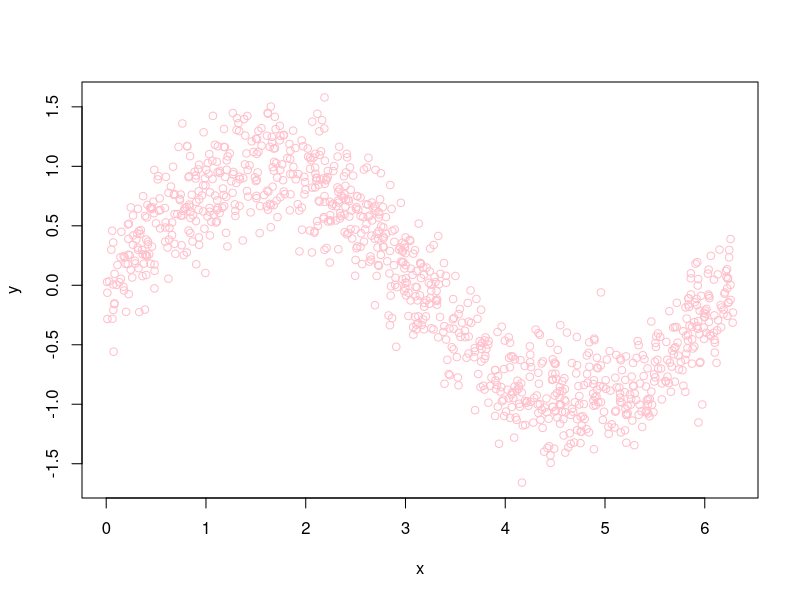

Write the R code that produced this figure.
# Data
n = 1000
set.seed(1)
x <- sort(runif(n) * 2 * pi)
y <- sin(x) + rnorm(n) / 4
data <- data.frame(y, x)
plot (x, y, col = "pink")

grid <- expand.grid(seq(from = 0.5, to = 0.8, by = 0.02), c(1, 2))

mean_rmspe <- c()

for (i in 1:nrow(grid)) {
  
  rmspe <- c()
  
  for (j in 1:50) {
    ind <- unique(sample(nrow(data), nrow(data), replace = TRUE))
    train <- data[ind,]
    val <- data[-ind,]

    model <- loess(
      y ~ x,
      control = loess.control(surface = "direct"),
      degree = grid[i, 2],
      span = grid[i, 1],
      data = train
    )
    
    cat("K-fold loop: ", i, j, "\r")
    
    yhat <- predict(model, val)
    rmspe[j] <- sqrt(mean((val$y - yhat) ^ 2))
  }
  mean_rmspe[i] <- mean(rmspe)
}

grid[which.min(mean_rmspe), ]
